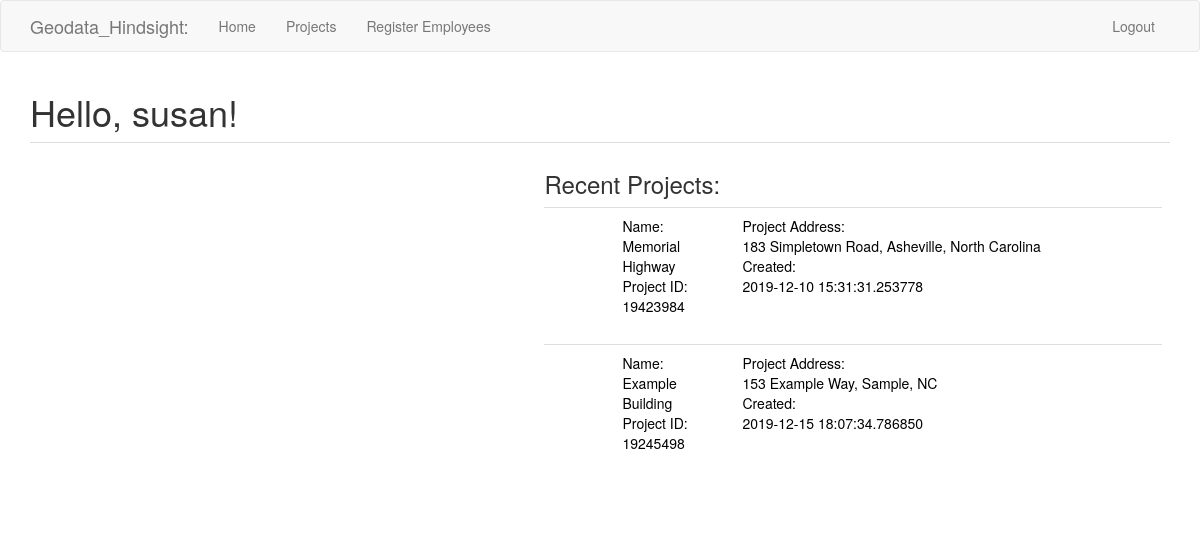
The app's page /index (signed in) with its own data.
### app/models.py (models this page shows, shortened)
class User(UserMixin, db.Model):
	id = db.Column(db.Integer, primary_key=True)
	username = db.Column(db.String(64), index=True, unique=True)
	email = db.Column(db.String(120), index=True, unique=True)
	password_hash = db.Column(db.String(128))
	company_id = db.Column(db.Integer, db.ForeignKey('company.id'))
	manager = db.Column(db.Boolean, default=False)
	admin = db.Column(db.Boolean, default=False)
	current_project = db.Column(db.Integer)
	projects = db.relationship('Project', backref='creator', lazy='dynamic')

class Project(db.Model):
	id = db.Column(db.Integer, primary_key=True)
	internal_id = db.Column(db.Integer, index=True, unique=True)
	project_name = db.Column(db.String(60), index=True, unique=True)
	project_address = db.Column(db.String(120), unique=True)
	time_created = db.Column(db.DateTime, default=datetime.utcnow())
	creator_id = db.Column(db.Integer, db.ForeignKey('user.id'))
	tasks = db.relationship('Task', backref='project', lazy='dynamic')

### app/routes.py (the view)
@app.route('/')
@app.route('/index')
@login_required
def index():
    projects = Project.query.filter_by(creator_id=current_user.id)
    projects.order_by(Project.time_created.desc()).all()
    return render_template('index.html',title='Home', projects=projects )

### app/models.py (called while the page is built)
@login.user_loader
def load_user(id):
	return User.query.get(int(id))

### app/templates/index.html (shortened to what this page needs)
{% extends "base.html" %}
    {% block app_content %}
        <h1>Hello, {{ current_user.username }}!</h1>
        <link href='https://api.mapbox.com/mapbox-gl-js/v1.4.1/mapbox-gl.css' rel='stylesheet' />
        <table class="table">
            <tr>
            <td>
                <div id='map' style='width: 400px; height: 300px;'></div>
            </td>
            <td>
                <h3>Recent Projects:</h3>
                {% for project in projects %}
                    {% include '_project.html' %}
                {% endfor %}
            </td>
            </tr>
        </table>
    {% endblock %}

### app/templates/base.html (shortened to what this page needs)
{% extends 'bootstrap/base.html' %}
    {% block navbar %}
        <nav class="navbar navbar-default">
        <div class="container">
            <div class="navbar-header">
                <a class="navbar-brand" href="{{ url_for('index') }}">Geodata_Hindsight:</a>
            </div>
        <div class="collapse navbar-collapse" id="bs-example-navbar-collapse-1">
            <ul class="nav navbar-nav">
		        <li><a href="{{ url_for('index') }}">Home</a></li>
		        <li><a href="{{ url_for('projects', username=current_user.username )}}">Projects</a></li>
                {% if current_user.manager %}
		        <li><a href="{{ url_for('register') }}">Register Employees</a></li>
		        {% endif %}
            </ul>
		    <ul class="nav navbar-nav navbar-right">
                {% if current_user.is_anonymous %}
        	    <li><a href="{{ url_for('login') }}">Login</a></li>
		        {% else %}
		        <li><a href="{{ url_for('logout') }}">Logout</a></li>
		        {% endif %}
		    </ul>
        </div>
    </div>
    </nav>
    {% endblock %}
	{% block content %}
    <div class="container">
        {% block app_content %}{% endblock %}
    </div>
    {% endblock %}

### app/templates/_project.html
<a href="{{ url_for('project', projectid=project.internal_id) }}" style='text-decoration:none; color:black'>
<table class="table table-hover">
    <tr>
        <td width="70px">
        </td>
        <td width = "120px">
            Name:<br> {{ project.project_name }}<br>
            Project ID:<br> {{ project.internal_id }}
        </td>
        <td>
            Project Address:<br> {{ project.project_address }}<br>
            Created:<br> {{ project.time_created }}
        </td>
    </tr>
</table>
</a>

### records on screen
User: username "susan"
Project: project_name "Memorial Highway", internal_id "19423984", project_address "183 Simpletown Road, Asheville, North Carolina", time_created "2019-12-10 15:31:31.253778"
Project: project_name "Example Building", internal_id "19245498", project_address "153 Example Way, Sample, NC", time_created "2019-12-15 18:07:34.786850"
